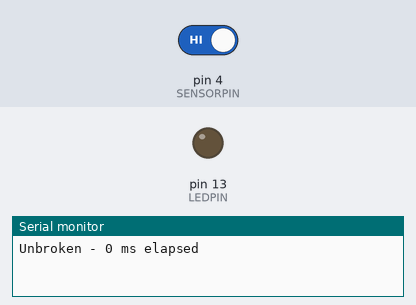
Simulated run of this sketch. Board: Arduino Uno, built with avr-gcc and run on an emulated ATmega328P. Shown: output pins drawn as LEDs (lit = HIGH), the last lines printed to the serial monitor. The inputs (shaded band) are chosen by the test bench; at power-on: pin 4 (SENSORPIN) HIGH.

Above: at 1.2 s.
1.3 s: pin 4 (SENSORPIN) driven LOW
At 2.5 s:
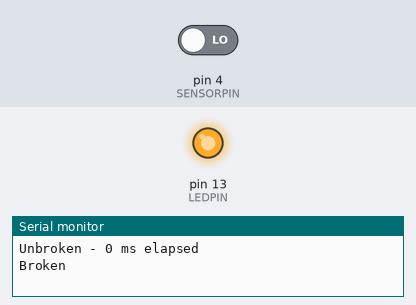
2.8 s: pin 4 (SENSORPIN) driven HIGH
At 3.8 s:
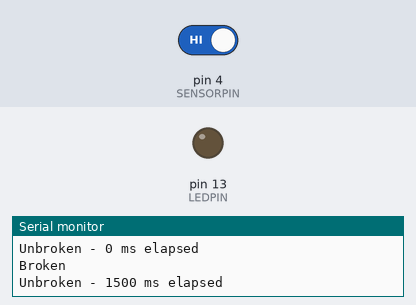
Timing chart, 0 to 5.8 s (numbered marks = the images above; inputs shaded):
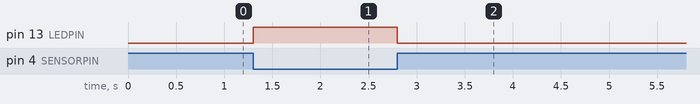

Measured:
- after the input at 1.3 s, pin 13 (LEDPIN): LOW → HIGH at once
- after the input at 2.8 s, pin 13 (LEDPIN): HIGH → LOW at once

The sketch:

break_beam.ino
```cpp
/*
	Break Beam Sensor

	This sensor consists of an IR LED and a detector which can be set up to
	send a signal if the beam is broken. Can use 3.3 V or 5.0 V.

	The circuit:
	* break-beam sensor
	* LED
	* 220 Ohm resistor

	Created 9 Aug 2015
	By C. Glenz
	Modified
	By C. Glenz

	sensor: https://www.adafruit.com/product/2167

*/

#define aref_voltage 5.0
#define LEDPIN 13
#define SENSORPIN 4

// define and initialize variables for the state of the break-beam sensor.
int sensorState = 0;
int lastState = 0;

unsigned long startTime, finishTime, elapsedTime;

void setup(void)
{
  Serial.begin(9600);
  analogReference(EXTERNAL);
  pinMode(LEDPIN, OUTPUT);
}

void loop(void) {

  sensorState = digitalRead(SENSORPIN);
  if (sensorState == LOW)
  {
    digitalWrite(LEDPIN, HIGH);
  }
  else
  {
    digitalWrite(LEDPIN, LOW);
  }
  if (sensorState && !lastState)
  {
    finishTime=millis();
    elapsedTime=finishTime-startTime;
    Serial.print("Unbroken - ");
    Serial.print(elapsedTime);
    Serial.println(" ms elapsed");
    Serial.println();
  }
  if (!sensorState && lastState)
  {
    startTime=millis();
    Serial.println("Broken");
  }

  lastState = sensorState;


  //delay(500);

}
```
